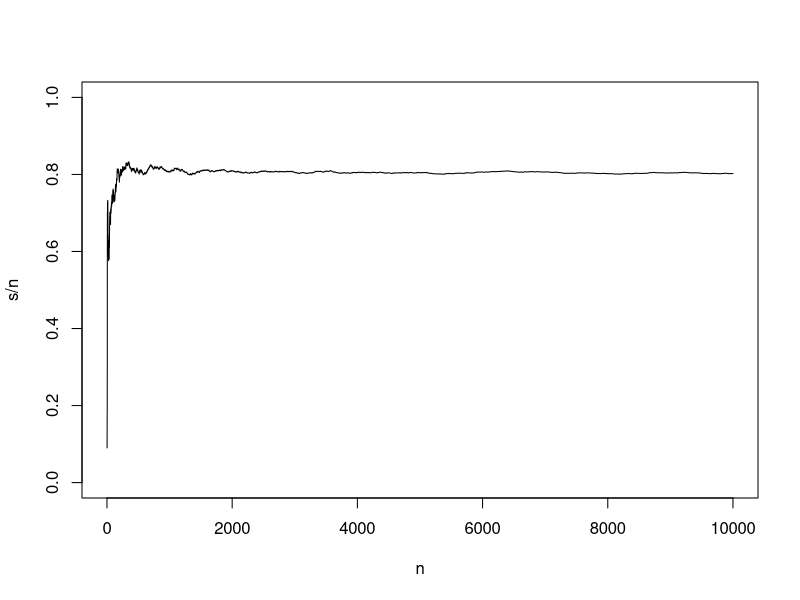
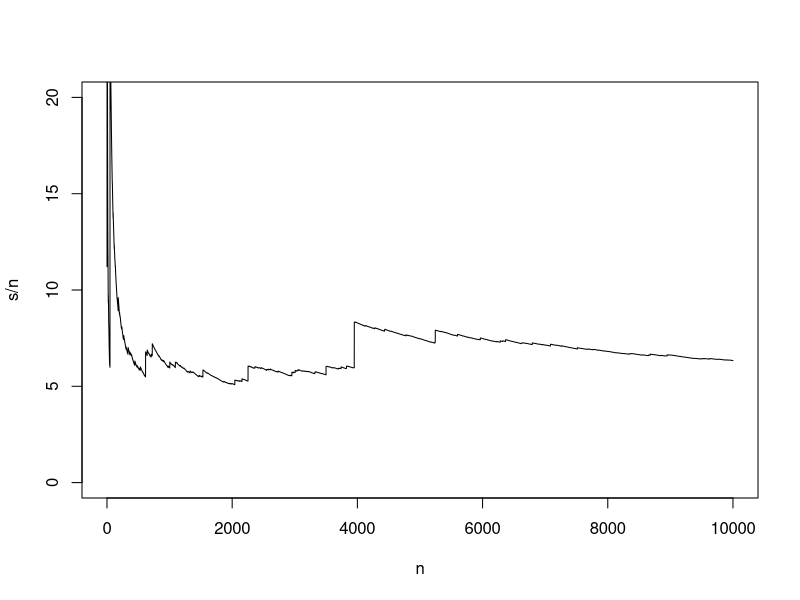

These charts were generated, in order, by the following R code:
## ---- chunk 1

n<-c(1:10000)
y<-abs(rnorm(10000))
s<-cumsum(y)
plot(s/n,xlab="n",
ylim=c(0,1),type="l")

## ---- chunk 2
n<-c(1:10000)
y<-abs(rcauchy(10000))
s<-cumsum(y)
plot(s/n,xlab="n",
ylim=c(0,20),type="l")

